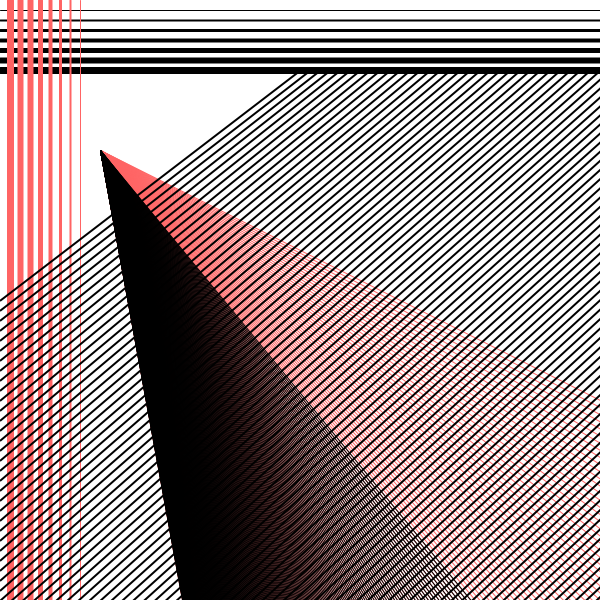
Frame 1 (no input)
Frame 60 (the mouse pressed at the canvas centre just before this capture): identical to frame 1, image omitted
Frame 120 (the mouse held since frame 60 and released just before this capture): identical to frame 1, image omitted

The Processing sketch that drew this single still picture (run headless with seeded random() and noise(); from frame 60 on, the mouse is pressed at the canvas centre):

// Processing sketch: ENTREGA_PROGRAMACI_N_2
// ── ENTREGA_PROGRAMACI_N_2.pde
int a = 0;
int b = 10;

void setup(){
  size(600,600);
  
}

void draw(){
  background(255);
  
  //lineas negras
  strokeWeight(1);
  stroke(0);
  line(a,b,width,b);
    strokeWeight(2);
  line(a,(b+10),width,(b+10));
    strokeWeight(3);
  line(a,(b+20),width,(b+20));
    strokeWeight(4);
  line(a,(b+30),width,(b+30));
    strokeWeight(5);
  line(a,(b+40),width,(b+40));
    strokeWeight(6);
  line(a,(b+50),width,(b+50));
     strokeWeight(7);
  line(a,(b+60),width,(b+60));
  
  //lineas rojas
   strokeWeight(7);
   stroke(255,100,100);
   line(b,a,b,width);
    strokeWeight(6);
    line((b+10),a,(b+10),width);
   strokeWeight(6);
    line((b+20),a,(b+20),width);
    strokeWeight(5);
    line((b+30),a,(b+30),width);
     strokeWeight(4);
    line((b+40),a,(b+40),width);
     strokeWeight(3);
    line((b+50),a,(b+50),width);
      strokeWeight(2);
    line((b+60),a,(b+60),width);
      strokeWeight(1);
    line((b+70),a,(b+70),width);
    
     stroke(255,100,100);
  for(int i =50; i<400; i++){
    line(100,150,800,i*10);
  }
       stroke(0);
  for(int i =100; i<400; i++){
    line(100,150,800,i*10);
  }

   stroke(0);
     strokeWeight(2);
  for(int i =30; i<300; i++){
    line(i*10,70,0,i*10);
}}
